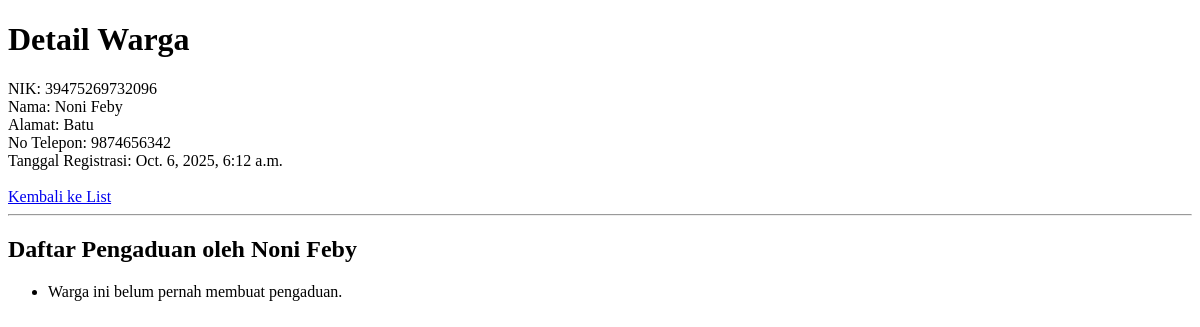
/warga/2/, run on an earlier commit of the app's database.
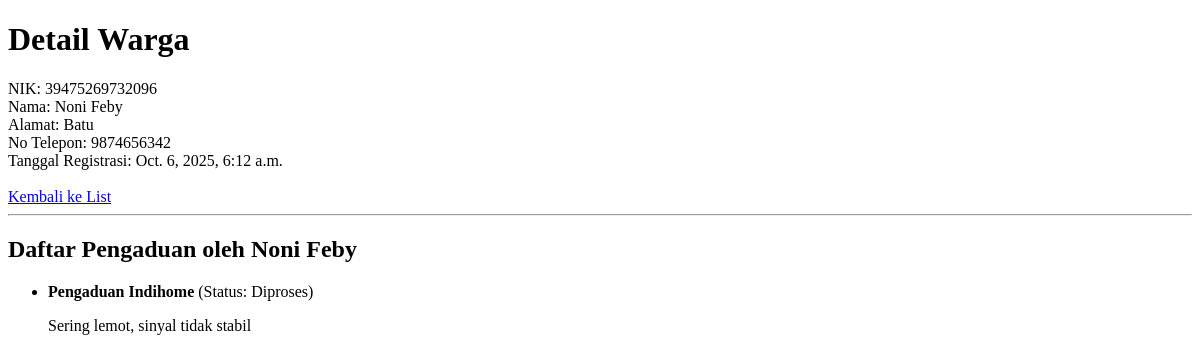
And on a later commit of the database.
### warga/models.py (models this page shows, shortened)
class Pengaduan(models.Model):
    STATUS_CHOICES = [
        ('BARU', 'Baru'),
        ('DIPROSES', 'Diproses'),
        ('SELESAI', 'Selesai'),
    ]
    judul = models.CharField(max_length=200)
    deskripsi = models.TextField()
    status = models.CharField(max_length=10, choices=STATUS_CHOICES, default='BARU')
    tanggal_lapor = models.DateTimeField(auto_now_add=True)
    pelapor = models.ForeignKey(Warga, on_delete=models.CASCADE, related_name='pengaduan')

### warga/views.py (the view)
# urls.py: path('<int:pk>/', WargaDetailView.as_view(), name='warga-detail'),
class WargaDetailView(DetailView):
    model = Warga

### warga/templates/warga/warga_detail.html (shortened to what this page needs)
<!DOCTYPE html>
<html>
<head>
</head>
<body>
    <div class="container">
        <h1>Detail Warga</h1>
        <div class="detail-item">
            <span class="label">NIK:</span>
            <span class="value">{{ object.nik }}</span>
        </div>
        <div class="detail-item">
            <span class="label">Nama:</span>
            <span class="value">{{ object.nama_lengkap }}</span>
        </div>
        <div class="detail-item">
            <span class="label">Alamat:</span>
            <span class="value">{{ object.alamat }}</span>
        </div>
        <div class="detail-item">
            <span class="label">No Telepon:</span>
            <span class="value">{{ object.no_telepon|default:"Tidak ada" }}</span>
        </div>
        <div class="detail-item">
            <span class="label">Tanggal Registrasi:</span>
            <span class="value">{{ object.tanggal_registrasi }}</span>
        </div>
        <a href="{% url 'warga-list' %}" class="back-link"> Kembali ke List</a>
    </div>
    <hr>
    <h2>Daftar Pengaduan oleh {{ object.nama_lengkap }}</h2>
    <ul>
        {% for aduan in object.pengaduan.all %}
            <li>
                <strong>{{ aduan.judul }}</strong> (Status: {{ aduan.get_status_display }})
                <p>{{ aduan.deskripsi }}</p>
            </li>
        {% empty %}
            <li>Warga ini belum pernah membuat pengaduan.</li>
        {% endfor %}
    </ul>
</body>
</html>

What changed in the data, as far as the page shows it:
added Pengaduan: judul "Pengaduan Indihome", status "Diproses", deskripsi "Sering lemot, sinyal tidak stabil"
Also different on the page:
text no longer shown: "Warga ini belum pernah membuat pengaduan."
